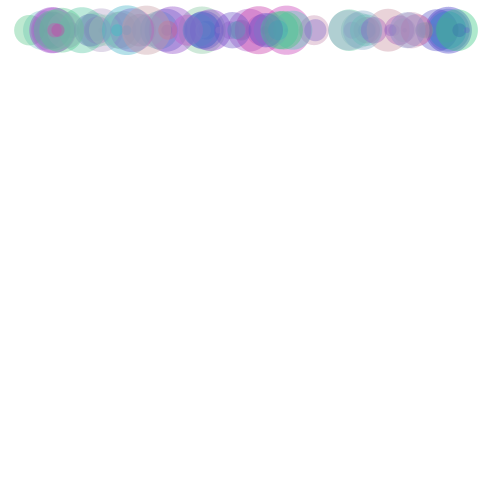
Frame 1 (no input)
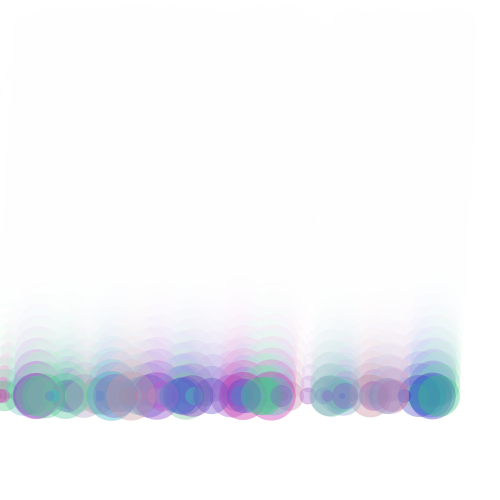
Frame 60 (the mouse pressed at the canvas centre just before this capture)
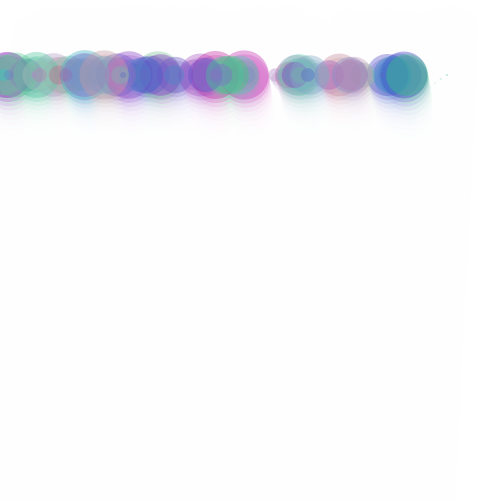
Frame 120 (the mouse held since frame 60 and released just before this capture)

The Processing sketch that drew these frames (run headless with seeded random() and noise(); from frame 60 on, the mouse is pressed at the canvas centre):

// Processing sketch: ex02_02_applyforce
// ── ex02_02_applyforce.pde
Ball[] balls;
float t;
int windCount;
float currentWind;

void setup() {
  size(500, 500);
  background(255);
  noStroke();
  balls = new Ball[100];
  t = 0;
  windCount = 0;
  currentWind = 0.001;
  for (int i=0; i<100; i++) {
    balls[i] = new Ball(new PVector(500, 500));
  }
  colorMode(HSB);
}

void draw() {
  fill(255, 100);
  rect(-10, -10, 550, 550);
  PVector wind = new PVector(random(-1 * noise(t), noise(t)), 0);
  for (int i=0; i<100; i++) {
    PVector gravity = new PVector(0, 0.2 * balls[i].mass);
    balls[i].apply(wind);
    balls[i].apply(gravity);
    balls[i].update();
    balls[i].display();
  }
  t += 0.01;
  windCount++;
}

class Ball {
  PVector world;
  PVector location;
  PVector velocity;
  PVector acceleration;
  PVector colors;
  float mass;
  
  Ball(PVector w) {
    mass = random(0.1, 5);
    location = new PVector(random(20, w.x - 20), 30);
    world = w.copy();
    velocity = new PVector(0, 0);
    acceleration = velocity.copy();
    colors = new PVector(random(100, 250), random(50, 200), 200);
  }
  
  void apply(PVector force) {
    PVector f = PVector.div(force, mass);
    acceleration.add(f);
  }
  
  void update() {
    velocity.add(acceleration);
    location.add(velocity);
    acceleration.mult(0);
    _edges();
  }
  
  void display() {
    fill(colors.x, colors.y, colors.z, 100);
    ellipse(location.x, location.y, mass * 10, mass * 10);
  }
  
  void _edges() {
    if (location.x > world.x + 20 || location.x < -20) {
      velocity.x *= -1;
      location.x = (location.x > world.x + 20) ? world.x + 20 : -20;
    }
    if (location.y > world.y + 20) {
      velocity.y *= -1;
      location.y = world.y + 20;
    }
  }
}
